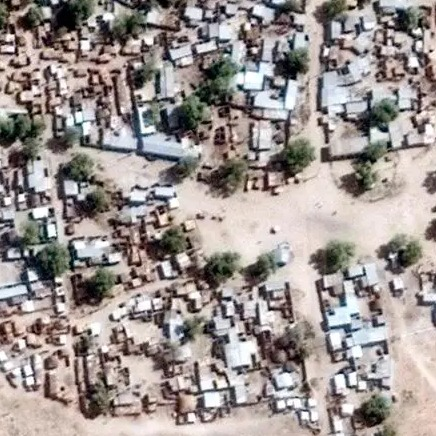
#> input picture Modules/Back/Building/images/copy.png, 436 x 436 px
$ python -i Buildings.py   (imports and definitions only)
#> lines starting #> are read from the running program, lines starting #| are printed output that depends on the picture; after the words box and inside, x2 and y2 are one past the last pixel; in counts of white or black regions, pixels touching at a corner belong together
### Modules/Back/utils.py
import json
import math
import os
from typing import Tuple, List

import cv2
import numpy as np
import functools
import rasterio as rio
from matplotlib import pyplot as plt
from rasterio import plot

from Modules.Back.Main import image_downloading
from settings import VIABLE_LANDING, UNVIABLE_LANDING

WHITE = 255
BLACK = 0


# [66 lines left out: functions create_circular_structuring_element, enlarge_obstacles, filter_chopper_area, calculate_new_speed_run, not called in this run]


def cache_result(func):
    cache = {}

    # [13 lines left out: function wrapper, not called in this run]

    return wrapper


# [95 lines left out: functions get_layer_from_server, stretch_array, change_resolution_of_mask, get_total_mask_from_masks, plot_image_and_mask, not called in this run]


@cache_result
def get_image_from_utm(coordinates: Tuple[int, int, int, str], km_radius: float) -> Tuple[str, np.ndarray]:
    return get_layer_from_server(coordinates, km_radius, 'aerial_url', 'img')


def get_building_image_from_utm(coordinates: Tuple[int, int, int, str], km_radius: float) -> Tuple[str, np.ndarray]:
    return get_layer_from_server(coordinates, km_radius, 'building_url', 'img_buildings')


# [16 lines left out: function mask_pixels_from_slopes, not called in this run]

### Modules/Back/Building/Buildings.py
import cv2
import numpy as np
from typing import Tuple

from settings import UNVIABLE_LANDING, VIABLE_LANDING
from Modules.Back.utils import get_building_image_from_utm


def smooth(building_mask: np.ndarray) -> np.ndarray:
    '''
    Smoothes the building mask, OPEN removes white surrounded by black, CLOSE removes black surrounded by white.
    :param building_mask: post processed building mask, black and white
    :return: same mask, but smoother
    '''
    building_mask = cv2.morphologyEx(building_mask, cv2.MORPH_OPEN, np.ones((5, 5), np.uint8))
    building_mask = cv2.morphologyEx(building_mask, cv2.MORPH_CLOSE, np.ones((5, 5), np.uint8))
    return building_mask


def building_image_to_mask(building_image: np.ndarray) -> np.ndarray:
    '''
    Checks if a pixel is a building based on govmap color coding.
    :param building_image: image from govmap, highlights buildings in gray
    :return: standard mask, viable or unviable landing
    '''
    range_filter = range(210, 225)
    building_mask = np.copy(building_image)
    for i in range(building_mask.shape[0]):
        for j in range(building_mask.shape[1]):
            if building_mask[i][j][0] in range_filter and building_mask[i][j][1] in range_filter and \
                    building_mask[i][j][2] in range_filter:
                building_mask[i][j] = UNVIABLE_LANDING
            else:
                building_mask[i][j] = VIABLE_LANDING
    # Convert to grayscale
    return cv2.cvtColor(smooth(building_mask), cv2.COLOR_BGR2GRAY)


def get_building_mask(coordinates: Tuple[int, int, int, str], km_radius: float, total_mask: np.ndarray) -> np.ndarray:
    _, building_image = get_building_image_from_utm(coordinates, km_radius)
    return building_image_to_mask(building_image)

>>> import cv2
>>> picture = cv2.imread('images/copy.png')
#> picture is the input picture: shape (436, 436, 3); mean B, G, R 143.9, 146.9, 155.2
>>> result = building_image_to_mask(picture)
#> after the loop in building_image_to_mask, `for i in range(building_mask.shape[0]):`:
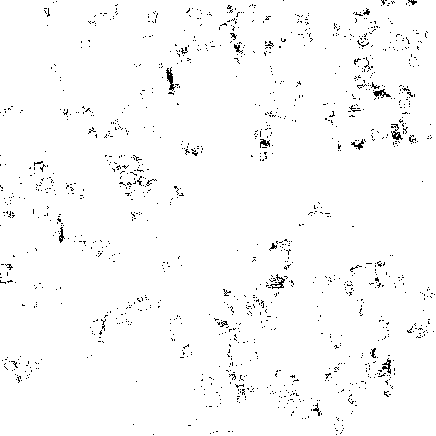
#> building_mask: shape (436, 436, 3); 98% white; black in thin lines or dots
#> in smooth, `building_mask = cv2.morphologyEx(building_mask, cv2.MORPH_OPEN, np.one..`:
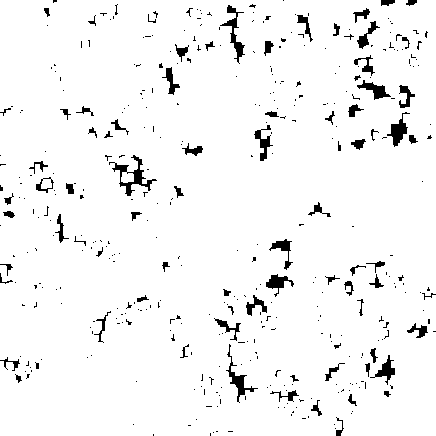
#> building_mask: shape (436, 436, 3); 95.6% white; 414 black regions (334 under 20 px), largest, box (x1, y1, x2, y2) and area: (109, 155, 157, 196) 468, (220, 5, 245, 64) 352, (226, 344, 258, 403) 323
#> in smooth, `building_mask = cv2.morphologyEx(building_mask, cv2.MORPH_CLOSE, np.on..`:
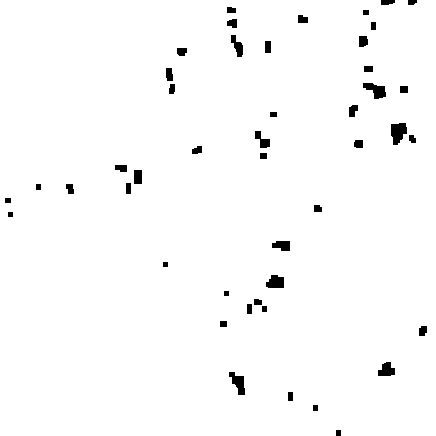
#> building_mask: shape (436, 436, 3); 98.2% white; 46 black regions, largest, box (x1, y1, x2, y2) and area: (391, 123, 407, 145) 259, (363, 83, 386, 99) 216, (229, 372, 245, 395) 204
